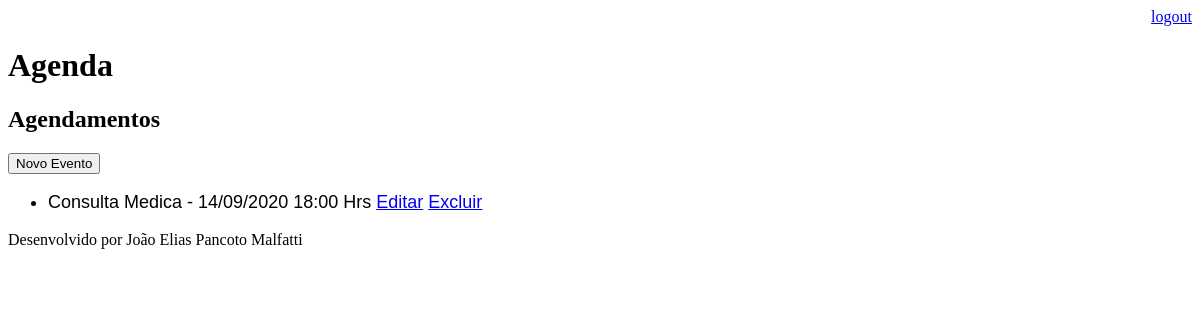
Page /agenda/ (signed in) on the earlier database version.
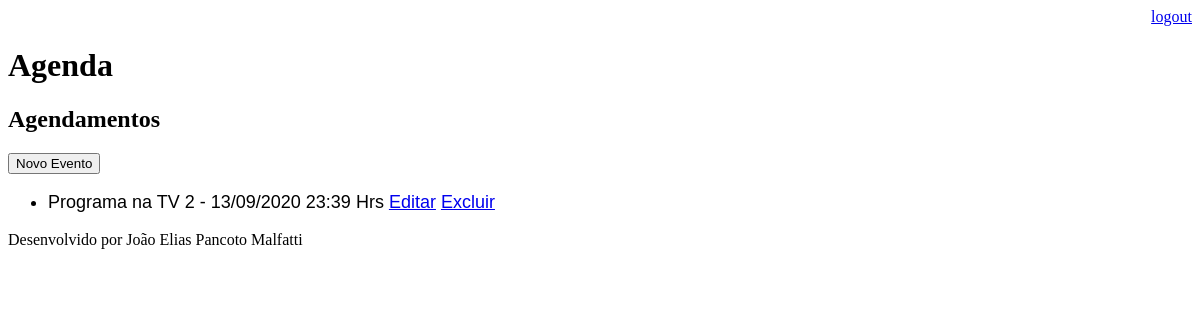
Same page on the later database version.
### core/models.py (models this page shows, shortened)
class Evento(models.Model):
    titulo = models.CharField(max_length=100)
    descricao = models.TextField(blank=True, null= True)
    data_evento = models.DateTimeField(verbose_name='Data do Evento')
    data_criacao = models.DateTimeField(auto_now=True) # sempre criado o registro, vai ser atual hora
    usuario = models.ForeignKey(User, on_delete=models.CASCADE)
    class Meta:
        db_table = 'evento'
    def get_data_evento(self):
        return self.data_evento.strftime('%d/%m/%Y %H:%M Hrs')
    def get_evento_atrasado(self):
        if self.data_evento < datetime.now():
            return True
        else:
            return  False

### core/views.py (the view)
# urls.py: path('agenda/', views.lista_eventos),
@login_required(login_url='/login/')
def lista_eventos(request):
    usuario=request.user
    data_atual = datetime.now() - timedelta(hours=1)
    evento=Evento.objects.filter(usuario=usuario,
                                 data_evento__gt= data_atual)
    dados={'eventos': evento}
    return render(request, 'agenda.html', dados)

### Templates/agenda.html (shortened to what this page needs)
{% extends "model-page.html" %}
{% block content %}
    <h2>Agendamentos</h2>
    <a href="evento/">
        <button type="button">Novo Evento</button>
    </a>
    <ul style="font-size: 18px; font-family: arial;">
        {% for evento in eventos %}
            <li>
                <div style=>
                    {{ evento.titulo }} - {{ evento.get_data_evento }}
                    <a href="evento/?id={{ evento.id }}">Editar</a>
                    <a href="evento/delete/{{ evento.id }}/">Excluir</a>
                </div>
            </li>
        {% endfor %}
    </ul>
{% endblock %}

### Templates/model-page.html
<!DOCTYPE html>
<html lang="en">
<head>
    {% include "model-header.html" %}
</head>
<body>
    {% block content %} {% endblock %}
    {% include "model-footer.html" %}
</body>
</html>

### Templates/model-header.html (shortened to what this page needs)
<div align="right">
    <a href="/logout">logout</a>
</div>
<h1>Agenda</h1>

### Templates/model-footer.html
<p>Desenvolvido por João Elias Pancoto Malfatti</p>

Differences in the rows shown:
removed Evento: titulo "Consulta Medica", get_data_evento "14/09/2020 18:00 Hrs"
added Evento: titulo "Programa na TV 2", get_data_evento "13/09/2020 23:39 Hrs"
